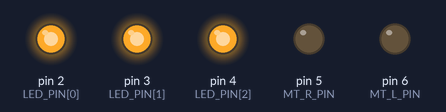
A sketch run on a simulated Arduino Uno, built with avr-gcc and run on an emulated ATmega328P. Parts: output pins drawn as LEDs (lit = HIGH). What the sketch prints to the serial monitor is not drawn.

Above: at 0.1 s.
Timing chart, 0 to 1.6 s (numbered marks = the images above):
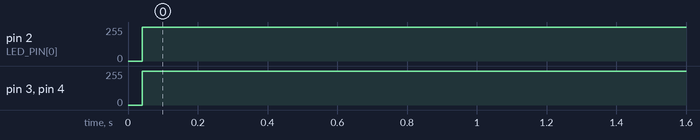

Measured:
- by itself, pin 2 (LED_PIN[0]): 0/255 → 253/255 at 0.04 s
- by itself, pin 3 (LED_PIN[1]), pin 4 (LED_PIN[2]): 0/255 → 252/255 at 0.04 s

The sketch:

MT_micon.ino
```cpp
#include <SPI.h>
const int LED_PIN[] = {2, 3, 4};
const int MT_R_PIN = 5;
const int MT_L_PIN = 6;
const int DIP_SWITCH[] = {11, 12, 13, 14};
int myspeed;
int knob;
int recieve_value;
int rotation;

void setup() {
  Serial.begin(38400);
  SPCR |= bit(SPE);
  pinMode(MISO, OUTPUT);
  SPI.attachInterrupt();
  pinMode(MT_R_PIN, OUTPUT);
  pinMode(MT_L_PIN, OUTPUT);
  for (int id = 0; id <= 2; id++) {
    pinMode(LED_PIN[id], OUTPUT);
  }
  for(int id = 0; id <= 3; id++){
    pinMode(DIP_SWITCH[id], INPUT);
  }
  if(DIP_SWITCH[0] == HIGH){
    recieve_value = 100;
  } else if(DIP_SWITCH[1] == HIGH){
    recieve_value = 110;
  } else if(DIP_SWITCH[2] == HIGH){
    recieve_value = 120;
  } else if(DIP_SWITCH[3] == HIGH){
    recieve_value = 130;
  }
}

void loop() {
  //rotation = 0; myspeed = 0;
  if (rotation == 10) { //worward
    analogWrite(MT_R_PIN, 0);
    analogWrite(MT_L_PIN, myspeed);

  } else if (rotation == 20) { //reversal
    analogWrite(MT_R_PIN, myspeed);
    analogWrite(MT_L_PIN, 0);

  } else if (rotation == 30) { //stop
    digitalWrite(MT_R_PIN, LOW);
    digitalWrite(MT_L_PIN, LOW);

  } else if (rotation == 40) { //brake
    digitalWrite(MT_R_PIN, HIGH);
    digitalWrite(MT_L_PIN, HIGH);

  } else if (rotation == 0) {} //error

  LED_shine();

  Serial.print("r"); //LEDが弱くなる
  Serial.print(rotation);
  Serial.print(", ");
  Serial.print("s");
  Serial.println(myspeed);
}

ISR(SPI_STC_vect) {
  knob = SPDR;
  if(knob == 0){
 //nothing
  } else if (knob == 10 | knob == 20 | knob == 30 | knob == 40) {
    rotation = knob;
  } else {
    myspeed = knob;
  }
  SPDR = recieve_value;
}
```

LED.ino
```cpp
void LED_shine() {
  for (int id = 0; id <= 3; id++) {
    digitalWrite(LED_PIN[id], LOW);
  }
  if (rotation == 10) {
    digitalWrite(LED_PIN[2], HIGH);

  } else if (rotation == 20) {
    digitalWrite(LED_PIN[0], HIGH);

  } else if (rotation == 30) {
    digitalWrite(LED_PIN[0], HIGH);
    digitalWrite(LED_PIN[2], HIGH);

  } else if (rotation == 0 | rotation == 40) {
    digitalWrite(LED_PIN[0], HIGH);
    digitalWrite(LED_PIN[1], HIGH);
    digitalWrite(LED_PIN[2], HIGH);
  } else {
  }
}
```
